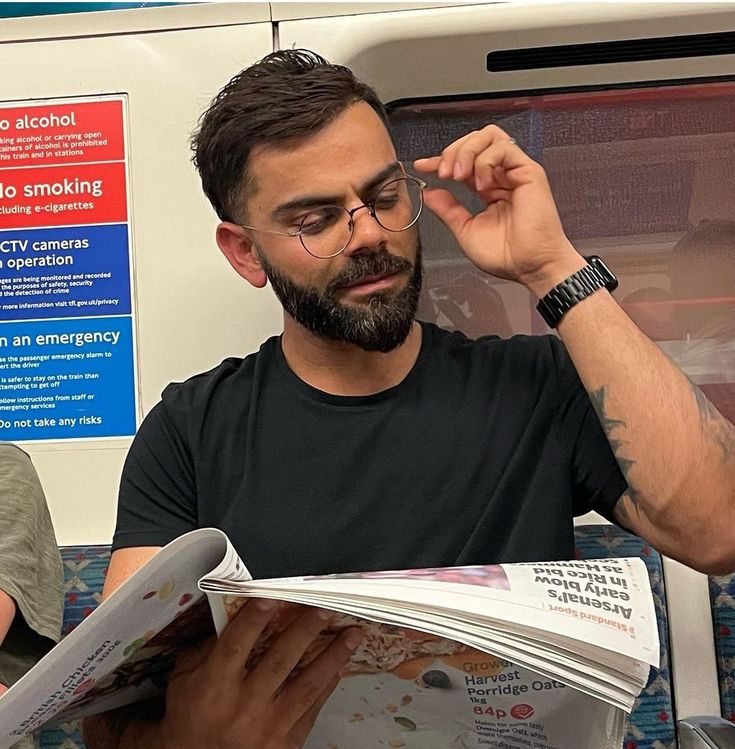
#> input picture vk2.jpg, 735 x 749 px
$ python rotate.py
#> lines starting #> are read from the running program, lines starting #| are printed output that depends on the picture
# for rotating an image
import cv2

img=cv2.imread("vk2.jpg")
#> img is the input picture: shape (749, 735, 3); mean B, G, R 95, 103.5, 120.2

width=img.shape[0]
#> width = 749
height=img.shape[1]
#> height = 735
centre=(height/2,width/2)
#> centre = (367.5, 374.5)
# 30 is nothing but how much degree is given to move a photo
m=cv2.getRotationMatrix2D(centre,30,1)
img1=cv2.warpAffine(img,m,(height,width))
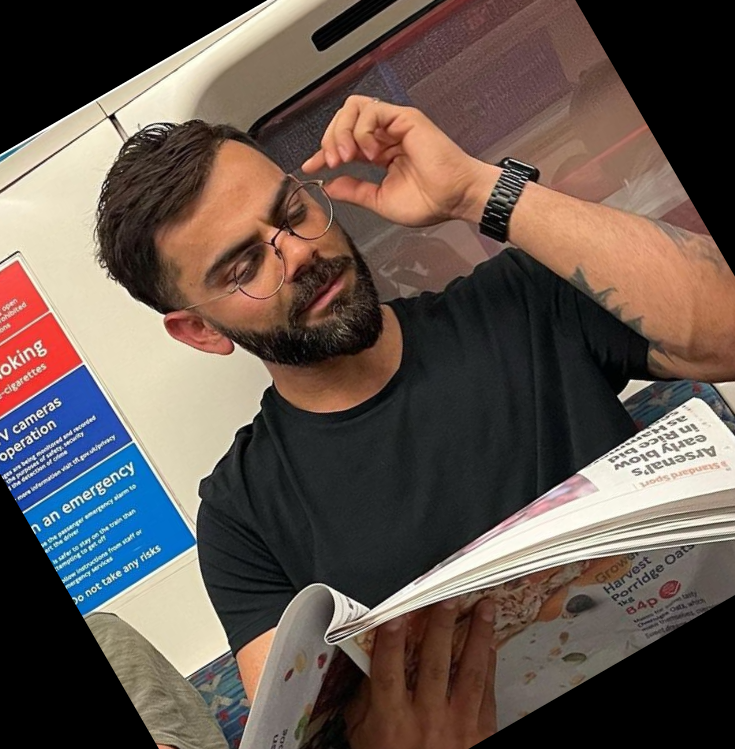
#> img1: shape (749, 735, 3); mean B, G, R 79.3, 86.2, 99.5

cv2.imshow("original image",img)
cv2.imshow("rotated image",img1)
cv2.waitKey(0)
cv2.destroyAllWindows()

$ run again, with ec.jpg copied over vk2.jpg
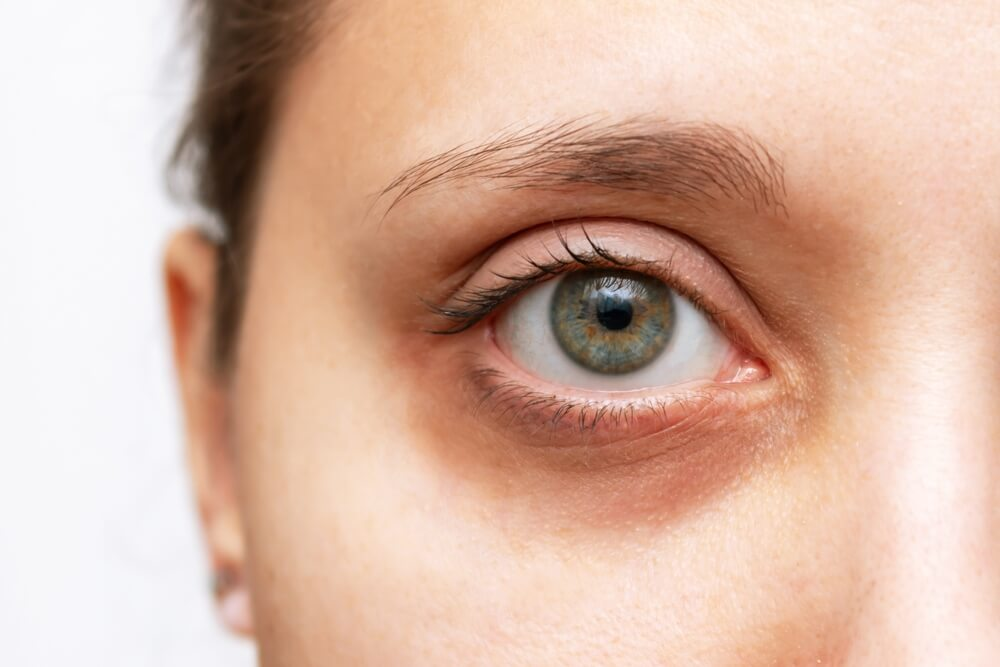
#> input picture ec.jpg, 1000 x 667 px
#> img is the input picture: shape (667, 1000, 3); mean B, G, R 165.4, 182.7, 216.9
#> `img1=cv2.warpAffine(img,m,(height,width))`:
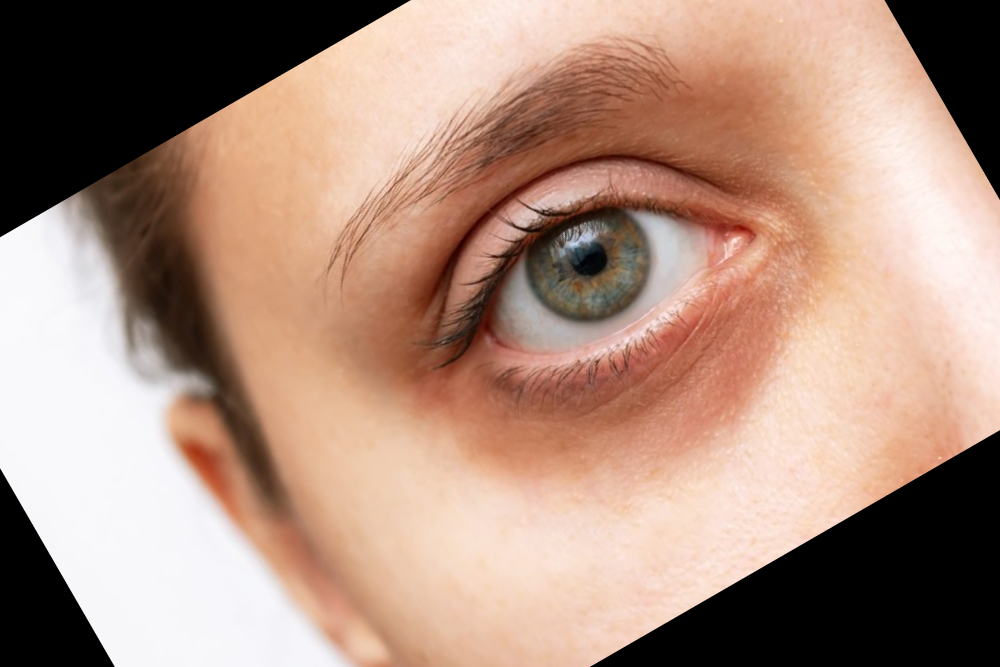
#> img1: shape (667, 1000, 3); mean B, G, R 125.9, 141.9, 172.9

$ run again, with sh.jpg copied over vk2.jpg
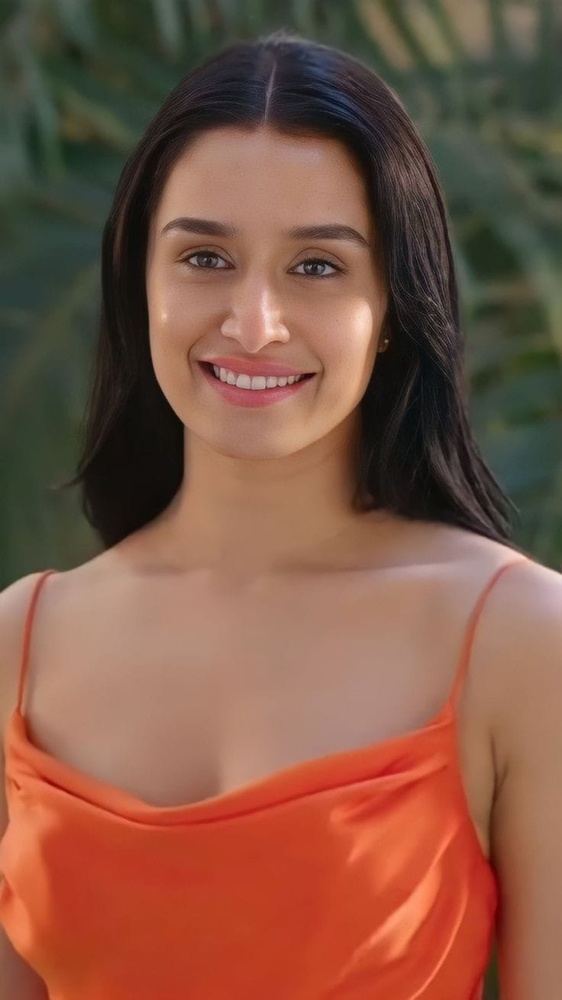
#> input picture sh.jpg, 562 x 1000 px, shrunk from 736 x 1310 before the run
#> img is the input picture: shape (1000, 562, 3); mean B, G, R 68.8, 86.6, 128.4
#> `img1=cv2.warpAffine(img,m,(height,width))`:
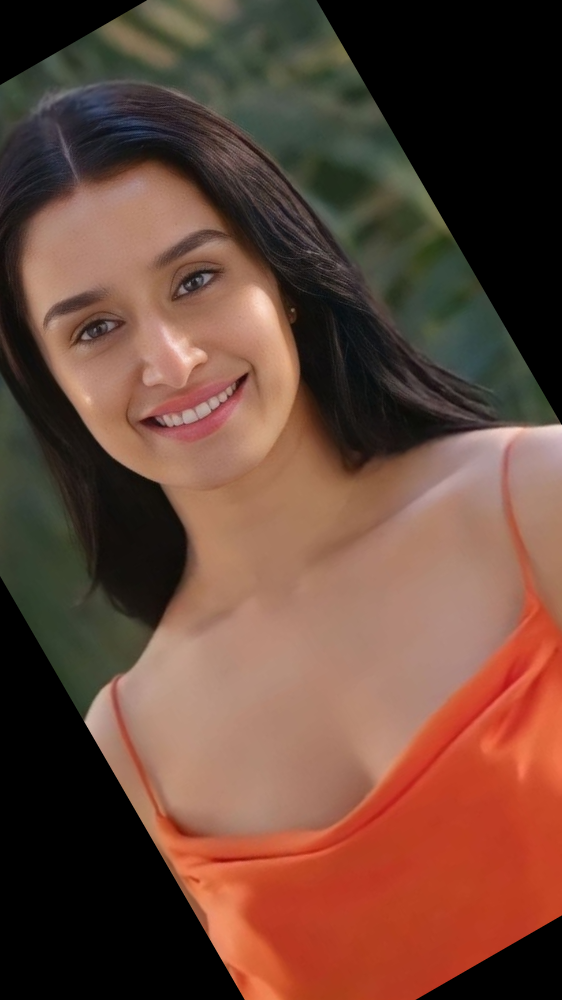
#> img1: shape (1000, 562, 3); mean B, G, R 56.8, 70.4, 104.3
